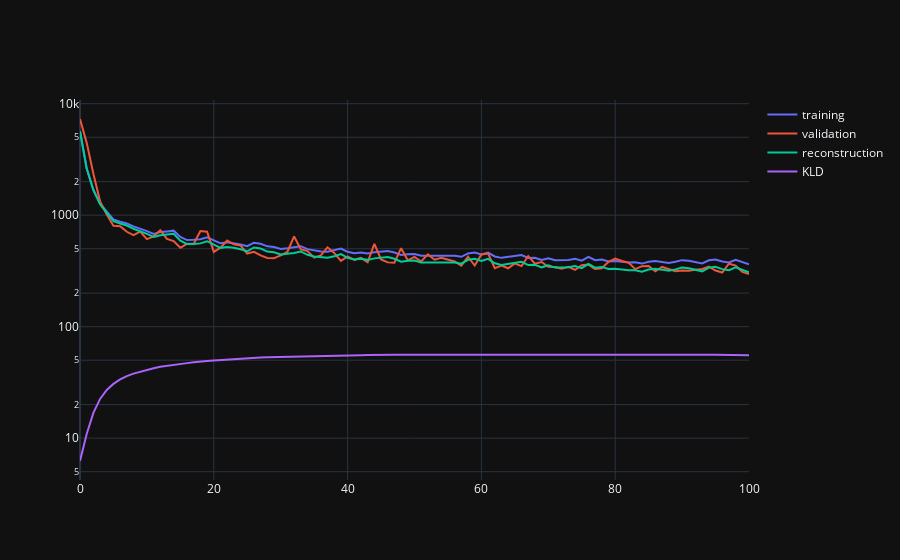

Notebook code cell kept with this figure:
### Code cell
quick_plot(train_losses=train_losses, eval_losses=eval_losses, KLD=train_kld_losses, rec= train_rec_losses)
